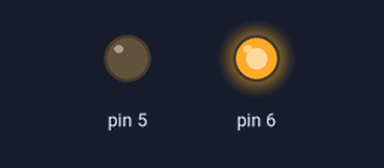
This program was run on a simulated Arduino Nano, built with avr-gcc and run on an emulated ATmega328P. On the bench: output pins drawn as LEDs (lit = HIGH). The local clock reads 2024-03-15 10:24:30 at power-on unless the program sets it; what the program prints to the serial monitor is not drawn.

Above: at 0.1 s.
Timing chart, 0 to 1.6 s (numbered marks = the images above):
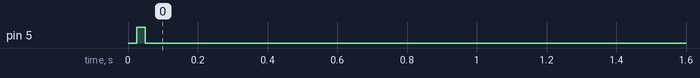

Measured:
- by itself, pin 5: HIGH → LOW at 0.05 s

The program:

main.cpp
```cpp
#include <Arduino.h>

#include <avr/pgmspace.h>

#include <Wire.h>

#include <RtcDS3231.h>

#include "Config.h"

RtcDS3231<TwoWire> Rtc(Wire);

RtcDateTime now;

bool AirPumpOff    = true;
bool WaterPumpOff  = true;

void printDateTime(const RtcDateTime& dt);

void setup(){

  Serial.begin(9600);
  Serial.println("Starting up...");

  Rtc.Begin();
  RtcDateTime compiled = RtcDateTime(__DATE__, __TIME__);
      printDateTime(compiled);
      Serial.println();

      if (!Rtc.IsDateTimeValid())
      {
          // Common Cuases:
          //    1) first time you ran and the device wasn't running yet
          //    2) the battery on the device is low or even missing

          Serial.println(F("RTC lost confidence in the DateTime!"));

          // following line sets the RTC to the date & time this sketch was compiled
          // it will also reset the valid flag internally unless the Rtc device is
          // having an issue

          Rtc.SetDateTime(compiled);
      }

      if (!Rtc.GetIsRunning())
      {
          Serial.println(F("RTC was not actively running, starting now"));
          Rtc.SetIsRunning(true);
      }

      now = Rtc.GetDateTime();
      if (now < compiled)
      {
          Serial.println(F("RTC is older than compile time!  (Updating DateTime)"));
          Rtc.SetDateTime(compiled);
      }
      else if (now > compiled)
      {
          Serial.println(F("RTC is newer than compile time. (this is expected)"));
      }
      else if (now == compiled)
      {
          Serial.println(F("RTC is the same as compile time! (not expected but all is fine)"));
      }

      // never assume the Rtc was last configured by you, so
      // just clear them to your needed state
      Rtc.Enable32kHzPin(false);
      Rtc.SetSquareWavePin(DS3231SquareWavePin_ModeNone);

      pinMode(AIRPUMP_PIN, OUTPUT);digitalWrite(AIRPUMP_PIN, HIGH);
      pinMode(WATERPUMP_PIN, OUTPUT);digitalWrite(WATERPUMP_PIN, HIGH);
      now = Rtc.GetDateTime();
      printDateTime(now);Serial.println();

}


void loop() {


    if (!Rtc.IsDateTimeValid())
        {
            // Common Cuases:
            //    1) the battery on the device is low or even missing and the power line was disconnected
            Serial.println(F("RTC lost confidence in the DateTime!"));
        };

        now = Rtc.GetDateTime();

        uint8_t nHour = now.Hour();
        uint8_t nMin  = now.Minute();
        if((nMin>=motorControl[nHour][0]) && (nMin<motorControl[nHour][1]))
        {
          if (AirPumpOff)
            {
              digitalWrite(AIRPUMP_PIN, LOW); AirPumpOff = false;
              Serial.print(F("Air pump turned on at: "));
              printDateTime(now);
              Serial.println();
            }
        } else {
          if(!AirPumpOff)
            {
              digitalWrite(AIRPUMP_PIN, HIGH);
              AirPumpOff = true;
              Serial.print(F("Air pump turned off at: "));
              printDateTime(now);
              Serial.println();
            }
        };
        if((nMin>=motorControl[nHour][2]) && (nMin<motorControl[nHour][3]))
        {
          if(WaterPumpOff)
            {
              digitalWrite(WATERPUMP_PIN, LOW); WaterPumpOff = false;
              Serial.print(F("Water pump turned on at: "));
              printDateTime(now);
              Serial.println();
            }
        } else {
          if(!WaterPumpOff)
            {
              digitalWrite(WATERPUMP_PIN, HIGH); WaterPumpOff = true;
              Serial.print(F("Water pump turned off at: "));
              printDateTime(now);
              Serial.println();
            }
        };


}

#define countof(a) (sizeof(a) / sizeof(a[0]))

void printDateTime(const RtcDateTime& dt)
{
    char datestring[20];

    snprintf_P(datestring,
            countof(datestring),
            PSTR("%02u/%02u/%04u %02u:%02u:%02u"),
            dt.Month(),
            dt.Day(),
            dt.Year(),
            dt.Hour(),
            dt.Minute(),
            dt.Second() );
    Serial.print(datestring);
}
```
